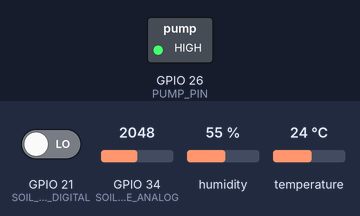
This sketch was run on a simulated ESP32. Parts: switched loads named in the sketch (green lamp = pin HIGH). The test bench sets the inputs (shaded band); at power-on: GPIO 21 (SOIL_MOISTURE_DIGITAL) LOW, GPIO 34 (SOIL_MOISTURE_ANALOG) = 2048, humidity 55 %, temperature 24 °C. WiFi joins after 1.5 s; servers stay silent unless stated; web services answer with replies made up by the test bench; what the sketch prints to the serial monitor is not drawn.

Above: at 2.7 s.
2.8 s: GPIO 21 (SOIL_MOISTURE_DIGITAL) driven HIGH
At 5.2 s:
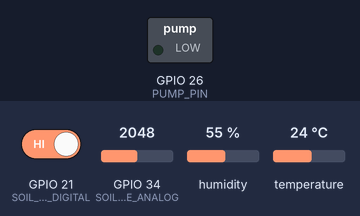
7.4 s: GPIO 21 (SOIL_MOISTURE_DIGITAL) driven LOW
At 9.2 s:
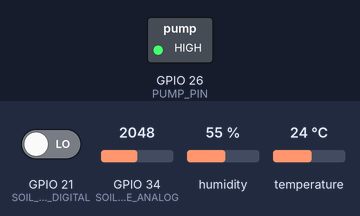
Timing chart, 0 to 10.7 s (numbered marks = the images above; inputs shaded):
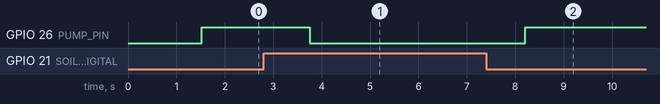

The sketch:

actual2.ino
```cpp
#include <WiFi.h>
#include <HTTPClient.h>
#include "DHT.h"

// ------------------- Hardware Pins -------------------
#define SOIL_MOISTURE_ANALOG 34   // Analog sensor for monitoring
#define SOIL_MOISTURE_DIGITAL 21  // Digital sensor to control pump
#define PUMP_PIN 26
#define DHTPIN 18
#define DHTTYPE DHT11
DHT dht(DHTPIN, DHTTYPE);

// ------------------- ThingSpeak -------------------
const char* WIFI_SSID = "abcd";
const char* WIFI_PASS = "00000000";
const char* TS_WRITE_KEY = "6SP78VL51TQZKI7E";
const char* TS_SERVER = "http://api.thingspeak.com/update";

// ------------------- Functions -------------------
int readSoilMoistureAnalog() {
  int raw = analogRead(SOIL_MOISTURE_ANALOG);
  return raw;  // Just raw value, no percentage
}

void sendSensorData() {
  int soilAnalog = readSoilMoistureAnalog();
  int soilDigital = digitalRead(SOIL_MOISTURE_DIGITAL); // 1 = dry, 0 = wet
  float temperature = dht.readTemperature();
  float humidity = dht.readHumidity();

  // ------------------- Serial Output -------------------
  Serial.print("Soil Analog: "); Serial.print(soilAnalog);
  Serial.print(" | Soil Digital: "); Serial.print(soilDigital);
  Serial.print(" | Temp: "); Serial.print(temperature);
  Serial.print("°C | Humidity: "); Serial.println(humidity);

  // ------------------- Pump Control -------------------
  if (soilDigital == HIGH) {  // Dry → Pump ON
    digitalWrite(PUMP_PIN, LOW);
    Serial.println("Pump OFF");
  } else {                    // Wet → Pump OFF
    digitalWrite(PUMP_PIN, HIGH);
    Serial.println("Pump ON");
  }

  // ------------------- ThingSpeak Upload -------------------
  if (WiFi.status() == WL_CONNECTED) {
    HTTPClient http;
    String tsUrl = String(TS_SERVER) + "?api_key=" + TS_WRITE_KEY;
    tsUrl += "&field1=" + String(soilAnalog);
    tsUrl += "&field2=" + String(soilDigital);
    tsUrl += "&field3=" + String(temperature);
    tsUrl += "&field4=" + String(humidity);

    http.begin(tsUrl);
    int code = http.GET();
    if (code == 200) Serial.println("✅ Data sent to ThingSpeak");
    else Serial.println("❌ ThingSpeak error: " + String(code));
    http.end();
  }
}

// ------------------- Setup -------------------
void setup() {
  Serial.begin(115200);
  pinMode(PUMP_PIN, OUTPUT);
  pinMode(SOIL_MOISTURE_DIGITAL, INPUT);
  dht.begin();

  WiFi.begin(WIFI_SSID, WIFI_PASS);
  Serial.print("Connecting to WiFi");
  while (WiFi.status() != WL_CONNECTED) {
    delay(500);
    Serial.print(".");
  }
  Serial.println("\nWiFi Connected!");
}

// ------------------- Loop -------------------
void loop() {
  sendSensorData();
  delay(2000);  // Send every 2 seconds
}
```

Measured:
- after the input at 2.8 s, GPIO 26 (PUMP_PIN): HIGH → LOW after 0.95 s
- after the input at 7.4 s, GPIO 26 (PUMP_PIN): LOW → HIGH after 0.80 s
